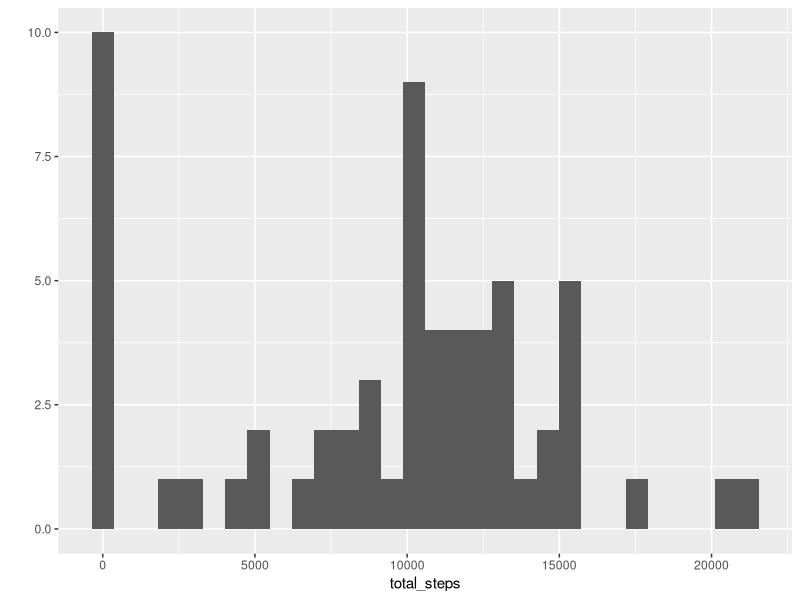
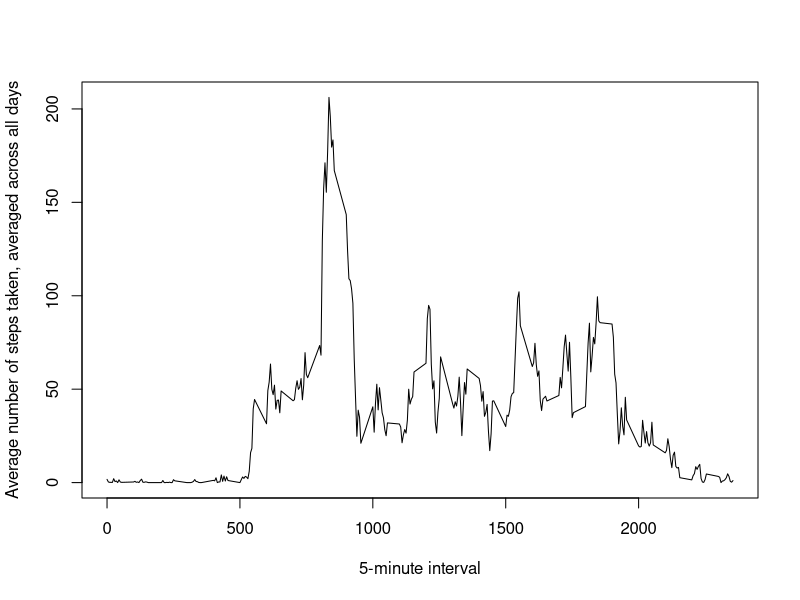
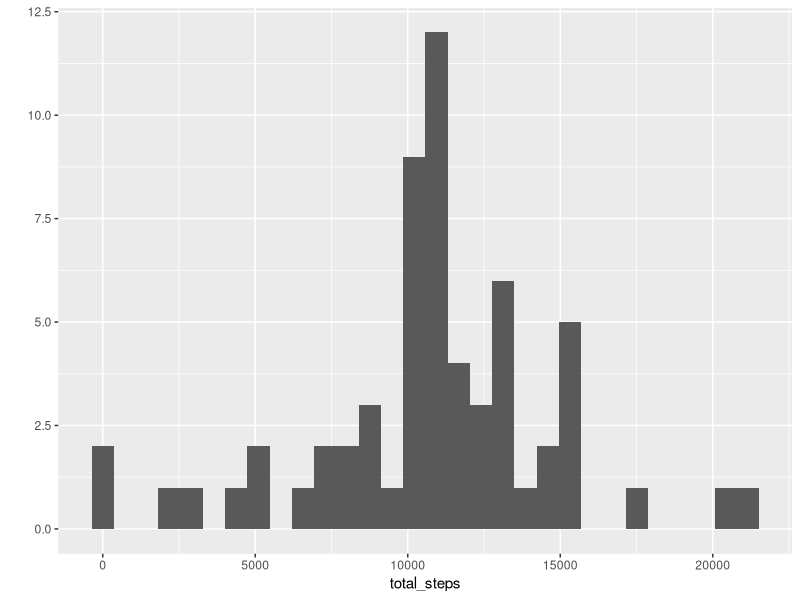
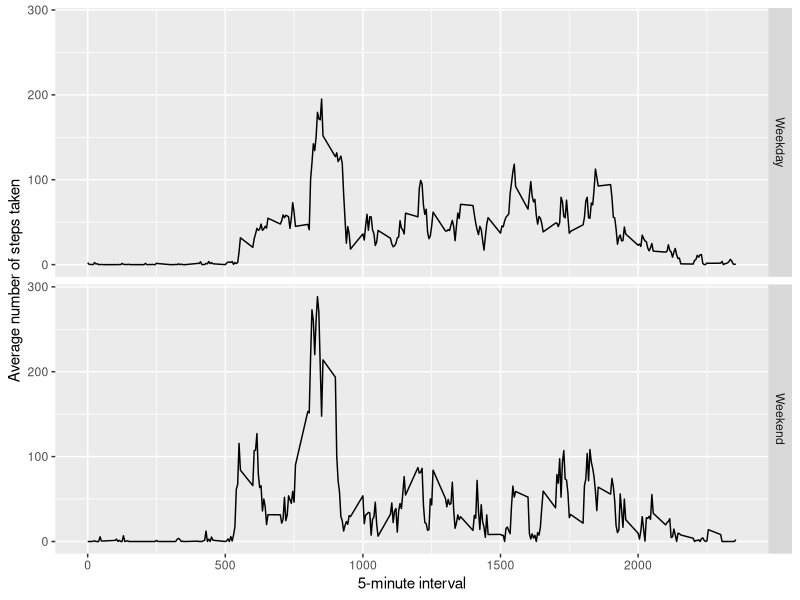

Write R code to recreate these figures, in order.
## ---- chunk 1
# Hide results, warning and message
library(ggplot2)
require("dplyr")
require("lubridate")
## ---- chunk 2
    unzip("activity.zip")
    data <- read.csv("activity.csv")
## ---- chunk 3
    data_tbl <- tbl_df(data)
## ---- chunk 4
    by_date <- group_by(data_tbl, date)
    total_steps_by_date <- summarize(by_date, total_steps = sum(steps, na.rm=TRUE))
    qplot(total_steps, data = total_steps_by_date, geom="histogram")
## ---- chunk 5
    mean(total_steps_by_date$total_steps)
## ---- chunk 6
    median(total_steps_by_date$total_steps)
## ---- chunk 7
    by_interval <- group_by(data_tbl, interval)
    mean_steps_by_interval <- summarize(by_interval, mean_steps = mean(steps, na.rm=TRUE))
    plot(mean_steps_by_interval$interval, mean_steps_by_interval$mean_steps, type="l", xlab="5-minute interval", ylab="Average number of steps taken, averaged across all days")
## ---- chunk 8
    arrange_mean_steps_by_interval <- arrange(mean_steps_by_interval, desc(mean_steps))
    arrange_mean_steps_by_interval[1,1]
## ---- chunk 9
    sum(is.na(data_tbl[,1]))
## ---- chunk 10
    mutated_data_tbl <- mutate(by_interval, mean_interval_steps = mean(steps, na.rm=TRUE))
    impute_mutated_data_tbl_unfinished <- within(mutated_data_tbl, {
      steps = as.character(steps)
      mean_interval_steps = as.character(mean_interval_steps)
      steps = ifelse(is.na(steps), mean_interval_steps, steps)
      }
    )
## ---- chunk 11
    impute_mutated_data_tbl_finished <- select(impute_mutated_data_tbl_unfinished, steps:interval)
## ---- chunk 12
    by_date_imputed <- group_by(impute_mutated_data_tbl_finished, date)
    by_date_imputed$steps <- as.numeric(by_date_imputed$steps)
    total_steps_by_date_imputed <- summarize(by_date_imputed, total_steps = sum(steps))
    qplot(total_steps, data = total_steps_by_date_imputed, geom="histogram")
## ---- chunk 13
mean(total_steps_by_date_imputed$total_steps)
## ---- chunk 14
median(total_steps_by_date_imputed$total_steps)
## ---- chunk 15
    data_tbl_ww <- mutate(data_tbl, day_of_week = wday(date))
    data_tbl_ww$day_of_week <- gsub(1, "Weekday", data_tbl_ww$day_of_week)
    data_tbl_ww$day_of_week <- gsub(2, "Weekday", data_tbl_ww$day_of_week)
    data_tbl_ww$day_of_week <- gsub(3, "Weekday", data_tbl_ww$day_of_week)
    data_tbl_ww$day_of_week <- gsub(4, "Weekday", data_tbl_ww$day_of_week)
    data_tbl_ww$day_of_week <- gsub(5, "Weekday", data_tbl_ww$day_of_week)
    data_tbl_ww$day_of_week <- gsub(6, "Weekend", data_tbl_ww$day_of_week)
    data_tbl_ww$day_of_week <- gsub(7, "Weekend", data_tbl_ww$day_of_week)
## ---- chunk 16
    by_interval_ww <- group_by(data_tbl_ww, interval, day_of_week)
    mean_steps_by_interval_ww <- summarize(by_interval_ww, mean_steps = mean(steps, na.rm=TRUE))
    ggplot(mean_steps_by_interval_ww, aes(interval,mean_steps)) + geom_line() + facet_grid(day_of_week ~ .) + xlab("5-minute interval") + ylab("Average number of steps taken")
